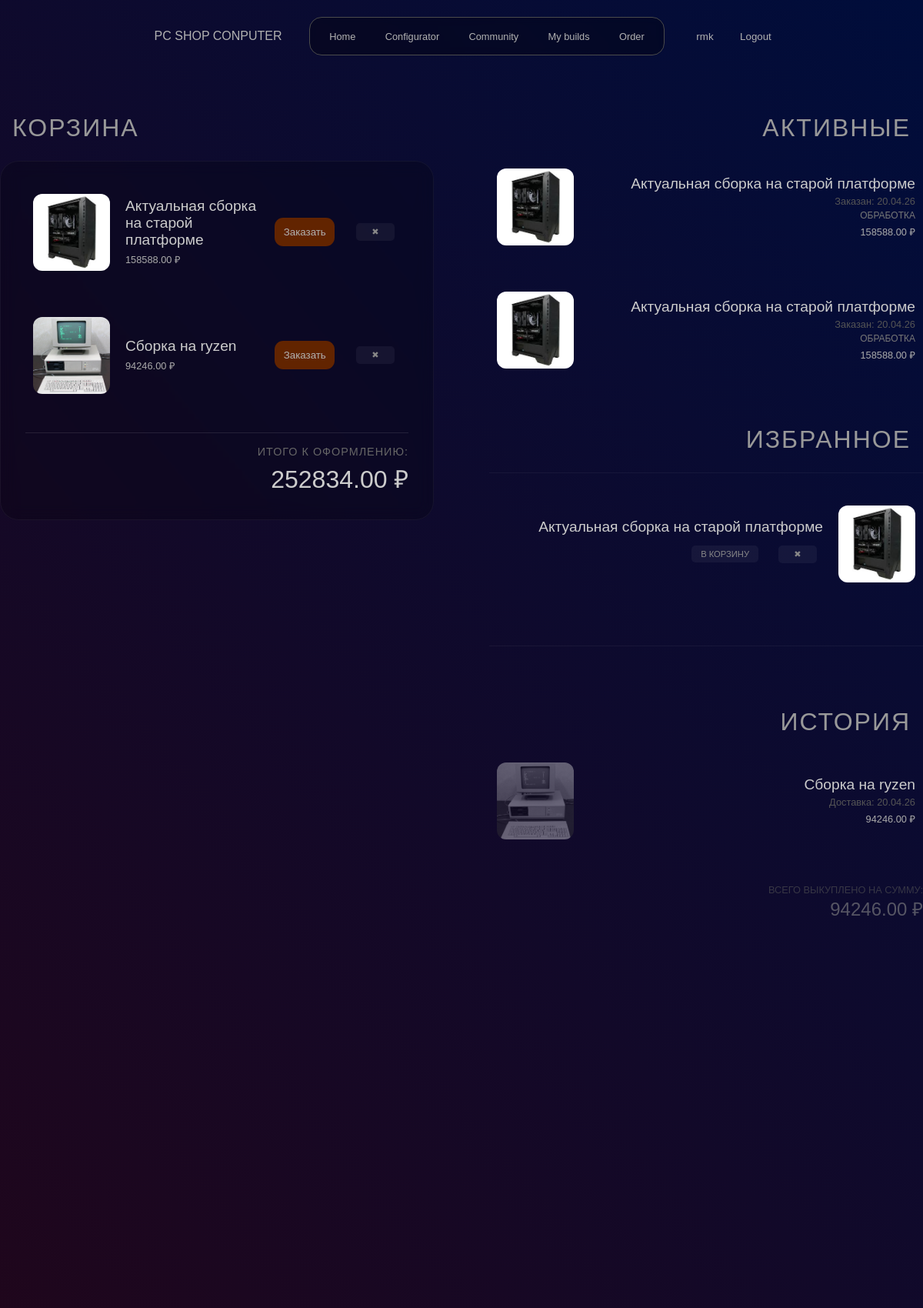
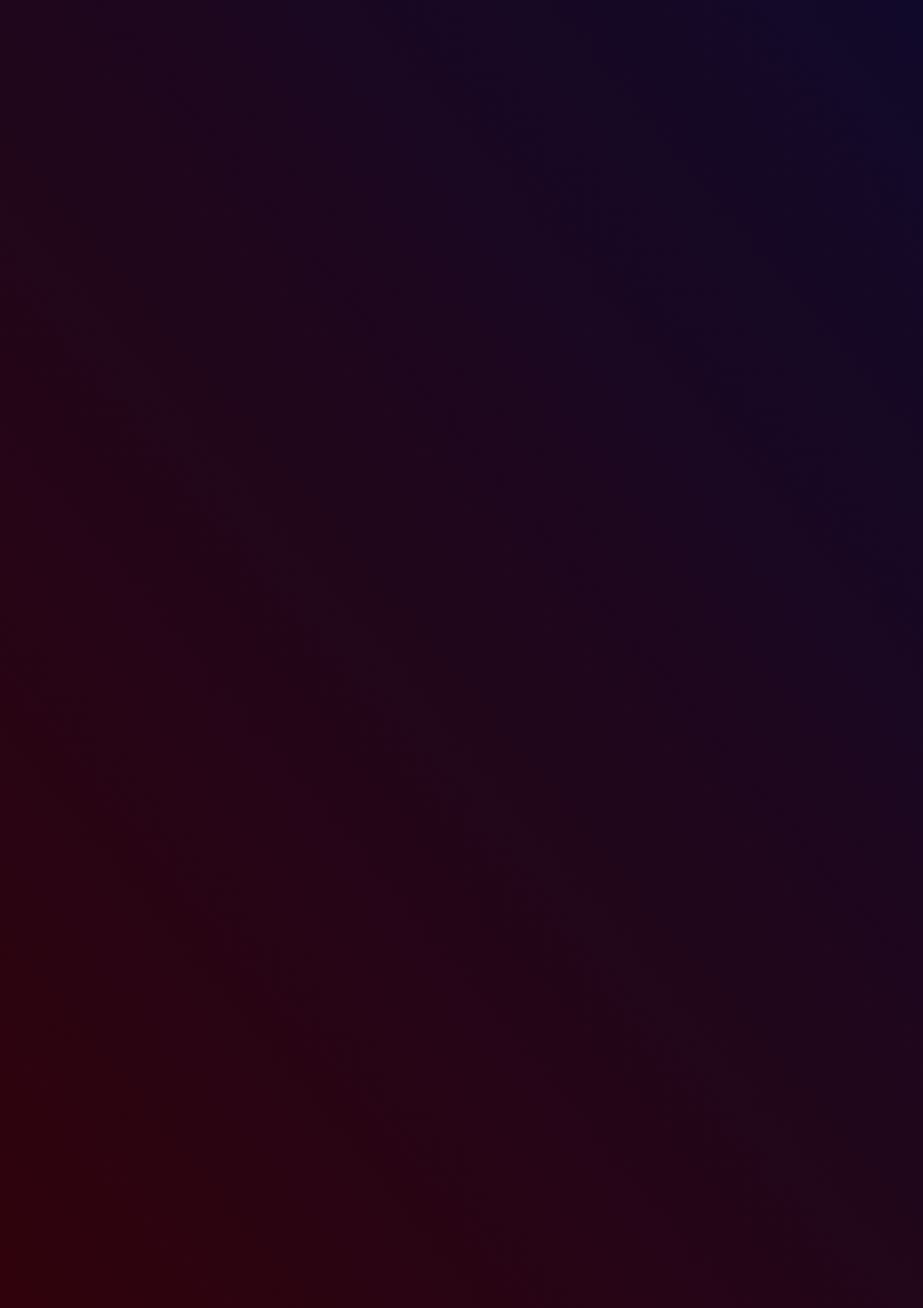
Screenshot of /orders/ (signed in, upper part) with the database file from the repository (2 pictures, top to bottom).
### conputer/models.py (models this page shows, shortened)
class Order(models.Model):
    STATUS_CHOICES = [
        ('cart', 'В корзине'),
        ('favorite', 'В избранном'),
        ('pending', 'Оформлен'),
        ('shipped', 'В пути'),
        ('done', 'Завершен'),
    ]
    user = models.ForeignKey(User, on_delete=models.CASCADE, verbose_name="Покупатель")
    build = models.ForeignKey(PCBuild, on_delete=models.CASCADE, verbose_name="Сборка")
    status = models.CharField(max_length=20, choices=STATUS_CHOICES, default='cart')
    created_at = models.DateTimeField(auto_now_add=True)
    delivery_date = models.DateField(null=True, blank=True, verbose_name="Дата доставки")

class PCBuild(models.Model):
    title = models.CharField(
        max_length=200,
        verbose_name="Название сборки"
    )
    author = models.ForeignKey(User, on_delete=models.CASCADE, null=True, blank=True, verbose_name="Автор")
    is_published = models.BooleanField(default=False, verbose_name="Опубликовать в сообществе")
    created_at = models.DateTimeField(
        auto_now_add=True,
        verbose_name="Дата создания"
    )
    cpu = models.ForeignKey(
        Component,
        on_delete=models.SET_NULL,
        related_name="build_cpu",
        verbose_name="Процессор",
        limit_choices_to={'category__name__iexact': 'Процессор'},
        null=True,
        blank=True
    )
    gpu = models.ForeignKey(
        Component,
        on_delete=models.SET_NULL,
        related_name="build_gpu",
        verbose_name="Видеокарта",
        limit_choices_to={'category__name__iexact': 'Видеокарта'},
        null=True,
        blank=True
    )
    motherboard = models.ForeignKey(
        Component,
        on_delete=models.SET_NULL,
        related_name="build_mboard",
        verbose_name="Материнская плата",
        limit_choices_to={'category__name__iexact': 'Материнская плата'},
        null=True,
        blank=True
    )
    ram = models.ForeignKey(
        Component,
        on_delete=models.SET_NULL,
        related_name="build_ram",
        verbose_name="Оперативная память",
        limit_choices_to={'category__name__iexact': 'Оперативная память'},
        null=True,
        blank=True
    )
    powerSupply = models.ForeignKey(
        Component,
        on_delete=models.SET_NULL,
        related_name="build_powerSupply",
        verbose_name="Блок питания",
        limit_choices_to={'category__name__iexact': 'Блок питания'},
        null=True,
        blank=True
    )
    case = models.ForeignKey(
        Component,
        on_delete=models.SET_NULL,
        related_name="build_case",
        verbose_name="Корпус",
        limit_choices_to={'category__name__iexact': 'Корпус'},
        null=True,
        blank=True
    )
    storage_primary = models.ForeignKey(
        Component,
        on_delete=models.SET_NULL,
        related_name="build_storage_primary",
        verbose_name="Накопитель 1",
        limit_choices_to={'category__name__iexact': 'Накопитель'},
        null=True,
        blank=True
    )
    storage_primary_quantity = models.PositiveIntegerField(
        default=1,
        verbose_name="Количество накопителей 1"
    )
    storage_second = models.ForeignKey(
        Component,
        on_delete=models.SET_NULL,
        related_name="build_storage_second",
        verbose_name="Накопитель 2",
        limit_choices_to={'category__name__iexact': 'Накопитель'},
        null=True,
        blank=True
    )
    storage_second_quantity = models.PositiveIntegerField(
        default=1,
        verbose_name="Количество накопителей 2"
    )
    cooller = models.ForeignKey(
        Component,
        on_delete=models.SET_NULL,
        related_name="build_cooller",
        verbose_name="Кулер для процессора",
        limit_choices_to={'category__name__iexact': 'Кулер для процессора'},
        null=True,
        blank=True
    )
    coollerCase = models.ForeignKey(
        Component,
        on_delete=models.SET_NULL,
        related_name="build_coollerCase",
        verbose_name="Корпусный вентилятор",
        limit_choices_to={'category__name__iexact': 'Корпусный вентилятор'},
        null=True,
        blank=True
    )
    coollerCase_quantity = models.PositiveIntegerField(
        default=1,
        null=True,
        blank=True,
        verbose_name="Количество вентиляторов"
    )
    main_photo = models.FileField(
        upload_to='component_covers/',
        validators=[FileExtensionValidator(allowed_extensions=['jpg', 'jpeg', 'png', 'svg'])],
        verbose_name="Изображение (JPG, PNG, SVG)",
        null=True,
        blank=True
    )
    class Meta:
        verbose_name = "Сборка ПК"
        verbose_name_plural = "Сборки ПК"
    def get_total_price(self):
        total = 0
        items = [
            (self.cpu, 1),
            (self.gpu, 1),
            (self.motherboard, 1),
            (self.ram, 1),
            (self.powerSupply, 1),
            (self.case, 1),
            (self.cooller, 1),
            (self.storage_primary, self.storage_primary_quantity),
            (self.storage_second, self.storage_second_quantity),
            (self.coollerCase, self.coollerCase_quantity),
        ]
        for component, quantity in items:
            if component and hasattr(component, 'price'):
                total += component.price * quantity
        return total

class Component(models.Model):
    name = models.CharField(
        max_length=100,
        verbose_name="Название компонента"
    )
    description = models.CharField(
        max_length=1000,
        verbose_name="Характеристики компонента"
    )
    brand = models.ForeignKey(
        Brand,
        on_delete=models.CASCADE,
        verbose_name="Компания производитель"
    )
    category = models.ForeignKey(
        Component_category,
        on_delete=models.CASCADE,
        verbose_name="Категория"
    )
    img = models.ImageField(
        upload_to='component_covers/',
        verbose_name = "Изображение компонента"
    )
    price = models.DecimalField(
        max_digits=10,
        decimal_places=2,
        default=0
    )
    preview_image = models.FileField(
        upload_to='previews/',
        validators=[FileExtensionValidator(allowed_extensions=['jpg', 'jpeg', 'png', 'svg'])],
        verbose_name="Картинка для превью (PNG/SVG)",
        null=True,
        blank=True
    )
    class Meta:
        verbose_name = "Компонент",
        verbose_name_plural = "Компоненты"

### conputer/views.py (the view)
# urls.py: path('orders/', views.orders_view, name='orders_view'),
@login_required
def orders_view(request):
    all_orders = Order.objects.filter(user=request.user).select_related('build').order_by('-created_at')
    cart_orders = all_orders.filter(status='cart')
    completed_orders = all_orders.filter(status='done')
    total_cart_price = sum(order.build.get_total_price() for order in cart_orders)
    total_spent = sum(order.build.get_total_price() for order in completed_orders)
    context = {
        'cart_orders': all_orders.filter(status='cart'),
        'favorite_orders': all_orders.filter(status='favorite'), # Новое!
        'pending_orders': all_orders.filter(status='pending'),
        'shipped_orders': all_orders.filter(status='shipped'),
        'completed_orders': all_orders.filter(status='done'),
        'total_cart_price': sum(o.build.get_total_price() for o in all_orders.filter(status='cart')),
        'total_spent': sum(o.build.get_total_price() for o in all_orders.filter(status='done')),
    }
    return render(request, 'conputer/orders.html', context)

### conputer/templates/conputer/orders.html (shortened to what this page needs)
<!DOCTYPE html>
{% load static %}
<html lang="ru">
<head>
    <link rel="stylesheet" href="{% static 'conputer/css/style.css' %}">
</head>
<body>
    <header>
        <nav class="navbar" id="id1">
            <h1>PC SHOP CONPUTER</h1>
            <li class="navbar">
                <ul><a href="{% url 'home' %}">Home</a></ul>
                <ul><a href="{% url 'building' %}">Configurator</a></ul>
                <ul><a href="{% url 'build_list' %}">Community</a></ul>
                <ul><a href="{% url 'mybuilds' %}">My builds</a></ul>
                <ul><a href="{% url 'orders_view' %}">Order</a></ul>
            </li>
            <div class="flex">
            {% if user.is_authenticated %}
                <button class="autoris">{{ user.username }}</button>
                <form action="{% url 'logout' %}" method="post" style="display:inline;">
                    <button type="submit" class="autoris">Logout</button>
                </form>
            {% else %}
                <a href="{% url 'login' %}" class="autoris" id="regact">Log in</a>
                <a href="{% url 'signup' %}" class="autoris" id="regact">Sign Up</a>
            {% endif %}
            </div>
        </nav>
    </header>
<main class="orders-layout">
    <div class="col-left">
        <h1 class="thin-title">Корзина</h1>
        <div class="cart-glass-panel">
            {% for order in cart_orders %}
                <div class="mini-order-card">
                    {% if order.build.main_photo %}
                        <img src="{{ order.build.main_photo.url }}" class="mini-img">
                    {% endif %}
                    <div class="mini-info">
                        <h3>{{ order.build.title }}</h3>
                        <p class="price">{{ order.build.get_total_price }} ₽</p>
                    </div>
                    <form action="{% url 'checkout_order' order.id %}" method="POST">
                        <button type="submit" class="actions">Заказать</button>
                    </form>
                    <form action="{% url 'delete_order' order.id %}" method="POST">
                        <button type="submit" class="small-action-btn delete" onclick="return confirm('Убрать из корзины?')">✖</button>
                    </form>
                </div>
            {% endfor %}
            {% if cart_orders %}
                <div class="cart-total" style="margin-top: 2rem; text-align: right; border-top: 1px solid rgba(255,255,255,0.1); padding-top: 1rem;">
                    <p style="font-size: 0.9rem; color: #666; text-transform: uppercase; letter-spacing: 1px;">Итого к оформлению:</p>
                    <h2 style="font-size: 2rem; color: #ccc; font-weight: 300;">{{ total_cart_price }} ₽</h2>
                </div>
            {% endif %}
        </div>
    </div>
    <div class="col-right">
        <h1 class="thin-title align-right">Активные</h1>
        <div class="transparent-block">
            {% for order in pending_orders %}
                <div class="mini-order-card no-bg">
                    {% if order.build.main_photo %}
                        <img src="{{ order.build.main_photo.url }}" class="mini-img">
                    {% endif %}
                    <div class="mini-info">
                        <h3>{{ order.build.title }}</h3>
                        <p class="small-text">Заказан: {{ order.created_at|date:"d.m.y" }}</p>
                        <p class="status-label">Обработка</p>
                        <p class="price-small">{{ order.build.get_total_price }} ₽</p>
                    </div>
                </div>
            {% endfor %}
        </div>
    <h1 class="thin-title align-right" style="margin-top: 4rem;">Избранное</h1>
    <div class="transparent-block favorite-section">
        {% for order in favorite_orders %}
            <div class="mini-order-card no-bg">
                <div class="mini-info">
                    <h3>{{ order.build.title }}</h3>
                    <div class="flex" style="gap: 10px; justify-content: flex-end; margin-top: 5px;">
                        <form action="{% url 'add_to_cart' order.build.id %}" method="POST">
                            <button type="submit" class="small-action-btn">В корзину</button>
                        </form>
                        <form action="{% url 'delete_order' order.id %}" method="POST">
                            <button type="submit" class="small-action-btn delete">✖</button>
                        </form>
                    </div>
                </div>
                {% if order.build.main_photo %}
                    <img src="{{ order.build.main_photo.url }}" class="mini-img">
                {% endif %}
            </div>
        {% empty %}
            <p class="empty-text-small">В избранном пока пусто</p>
        {% endfor %}
    </div>
        <h1 class="thin-title align-right separator">История</h1>
        <div class="transparent-block">
            {% for order in completed_orders %}
                <div class="mini-order-card no-bg">
                    {% if order.build.main_photo %}
                        <img src="{{ order.build.main_photo.url }}" class="mini-img gray">
                    {% endif %}
                    <div class="mini-info">
                        <h3>{{ order.build.title }}</h3>
                        <p class="small-text">Доставка: {{ order.delivery_date|date:"d.m.y"|default:"--" }}</p>
                        <p class="price-small">{{ order.build.get_total_price }} ₽</p>
                    </div>
                </div>
            {% empty %}
                <p class="empty-text-small">История покупок пуста</p>
            {% endfor %}
            {% if completed_orders %}
                <div class="history-total" style="margin-top: 3rem; text-align: right; opacity: 0.6;">
                    <p style="font-size: 0.8rem; text-transform: uppercase; color: #555;">Всего выкуплено на сумму:</p>
                    <h2 style="font-size: 1.5rem; font-weight: 300; color: #888;">{{ total_spent }} ₽</h2>
                </div>
            {% endif %}
        </div>
    </div>
</main>
</body>

### rows the page displays
Order: build.main_photo (picture), build "Актуальная сборка на старой платформе", build.get_total_price "158588.00"
Order: build.main_photo (picture), build "Сборка на ryzen", build.get_total_price "94246.00"
Order: build.main_photo (picture), build "Актуальная сборка на старой платформе", created_at "20.04.26", build.get_total_price "158588.00"
Order: build.main_photo (picture), build "Актуальная сборка на старой платформе", created_at "20.04.26", build.get_total_price "158588.00"
Order: build "Актуальная сборка на старой платформе", build.main_photo (picture)
Order: build.main_photo (picture), build "Сборка на ryzen", delivery_date "20.04.26", build.get_total_price "94246.00"

### other values shown
{{ user.username }} "rmk"
{{ total_cart_price }} "252834.00"
{{ total_spent }} "94246.00"
